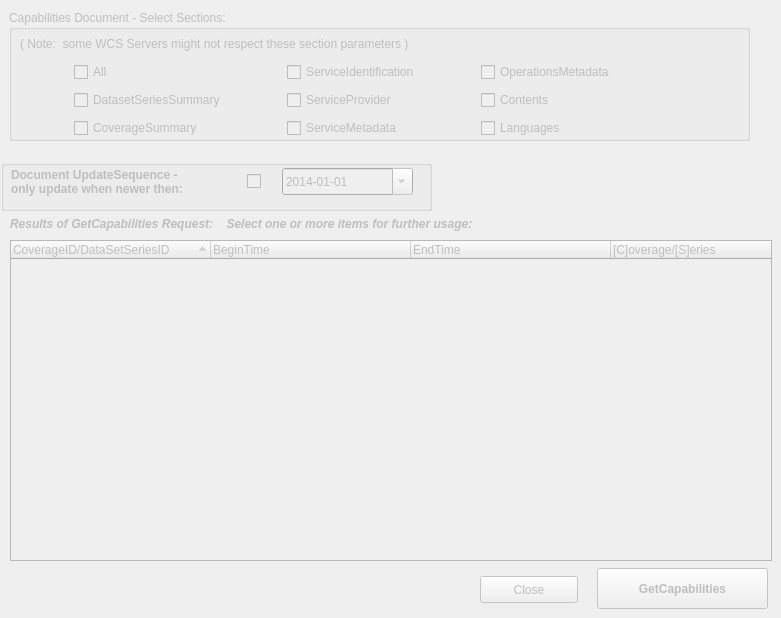
   <widget class="QWidget" name="tab_GCa">
    <property name="enabled">
     <bool>false</bool>
    </property>
    <property name="mouseTracking">
     <bool>false</bool>
    </property>
    <property name="focusPolicy">
     <enum>Qt::NoFocus</enum>
    </property>
    <attribute name="title">
     <string>GetCapabilities</string>
    </attribute>
    <widget class="QGroupBox" name="GroupBox_4">
     <property name="geometry">
      <rect>
       <x>9</x>
       <y>10</y>
       <width>741</width>
       <height>131</height>
      </rect>
     </property>
     <property name="title">
      <string>Capabilities Document - Select Sections:</string>
     </property>
     <widget class="QWidget" name="gridLayoutWidget_3">
      <property name="geometry">
       <rect>
        <x>10</x>
        <y>50</y>
        <width>651</width>
        <height>81</height>
       </rect>
      </property>
      <layout class="QGridLayout" name="gridLayout_5">
       <item row="1" column="0">
        <widget class="QCheckBox" name="checkBox_GCaDaSerSum">
         <property name="sizePolicy">
          <sizepolicy hsizetype="Maximum" vsizetype="Fixed">
           <horstretch>0</horstretch>
           <verstretch>0</verstretch>
          </sizepolicy>
         </property>
         <property name="text">
          <string>DatasetSeriesSummary</string>
         </property>
        </widget>
       </item>
       <item row="2" column="0">
        <widget class="QCheckBox" name="checkBox_GCaCovSum">
         <property name="sizePolicy">
          <sizepolicy hsizetype="Maximum" vsizetype="Fixed">
           <horstretch>0</horstretch>
           <verstretch>0</verstretch>
          </sizepolicy>
         </property>
         <property name="text">
          <string>CoverageSummary</string>
         </property>
        </widget>
       </item>
       <item row="1" column="1">
        <widget class="QCheckBox" name="checkBox_GCaServProv">
         <property name="sizePolicy">
          <sizepolicy hsizetype="Maximum" vsizetype="Fixed">
           <horstretch>0</horstretch>
           <verstretch>0</verstretch>
          </sizepolicy>
         </property>
         <property name="text">
          <string>ServiceProvider</string>
         </property>
        </widget>
       </item>
       <item row="0" column="0">
        <widget class="QCheckBox" name="checkBox_GCaAll">
         <property name="text">
          <string>All</string>
         </property>
        </widget>
       </item>
       <item row="0" column="1">
        <widget class="QCheckBox" name="checkBox_GCaServId">
         <property name="sizePolicy">
          <sizepolicy hsizetype="Maximum" vsizetype="Fixed">
           <horstretch>0</horstretch>
           <verstretch>0</verstretch>
          </sizepolicy>
         </property>
         <property name="text">
          <string>ServiceIdentification</string>
         </property>
        </widget>
       </item>
       <item row="2" column="2">
        <widget class="QCheckBox" name="checkBox_GCaLang">
         <property name="sizePolicy">
          <sizepolicy hsizetype="Maximum" vsizetype="Fixed">
           <horstretch>0</horstretch>
           <verstretch>0</verstretch>
          </sizepolicy>
         </property>
         <property name="text">
          <string>Languages</string>
         </property>
        </widget>
       </item>
       <item row="1" column="2">
        <widget class="QCheckBox" name="checkBox_GCaCont">
         <property name="sizePolicy">
          <sizepolicy hsizetype="Maximum" vsizetype="Fixed">
           <horstretch>0</horstretch>
           <verstretch>0</verstretch>
          </sizepolicy>
         </property>
         <property name="text">
          <string>Contents</string>
         </property>
        </widget>
       </item>
       <item row="0" column="2">
        <widget class="QCheckBox" name="checkBox_GCaOpMeta">
         <property name="sizePolicy">
          <sizepolicy hsizetype="Maximum" vsizetype="Fixed">
           <horstretch>0</horstretch>
           <verstretch>0</verstretch>
          </sizepolicy>
         </property>
         <property name="text">
          <string>OperationsMetadata</string>
         </property>
        </widget>
       </item>
       <item row="2" column="1">
        <widget class="QCheckBox" name="checkBox_GCaServMeta">
         <property name="sizePolicy">
          <sizepolicy hsizetype="Maximum" vsizetype="Fixed">
           <horstretch>0</horstretch>
           <verstretch>0</verstretch>
          </sizepolicy>
         </property>
         <property name="text">
          <string>ServiceMetadata</string>
         </property>
        </widget>
       </item>
      </layout>
     </widget>
     <widget class="QLabel" name="label">
      <property name="geometry">
       <rect>
        <x>11</x>
        <y>25</y>
        <width>651</width>
        <height>17</height>
       </rect>
      </property>
      <property name="text">
       <string>( Note:  some WCS Servers might not respect these section parameters )</string>
      </property>
     </widget>
    </widget>
    <widget class="QGroupBox" name="GroupBox_5">
     <property name="geometry">
      <rect>
       <x>1</x>
       <y>160</y>
       <width>431</width>
       <height>51</height>
      </rect>
     </property>
     <property name="title">
      <string/>
     </property>
     <widget class="QLabel" name="label_GCaInfo1">
      <property name="geometry">
       <rect>
        <x>10</x>
        <y>6</y>
        <width>241</width>
        <height>31</height>
       </rect>
      </property>
      <property name="font">
       <font>
        <weight>75</weight>
        <bold>true</bold>
       </font>
      </property>
      <property name="text">
       <string>Document UpdateSequence - 
only update when newer then:</string>
      </property>
     </widget>
     <widget class="QCheckBox" name="checkBox_GCa_ActiveDate">
      <property name="enabled">
       <bool>false</bool>
      </property>
      <property name="geometry">
       <rect>
        <x>246</x>
        <y>10</y>
        <width>31</width>
        <height>22</height>
       </rect>
      </property>
      <property name="text">
       <string/>
      </property>
     </widget>
    </widget>
    <widget class="QPushButton" name="pushButton_GCa">
     <property name="geometry">
      <rect>
       <x>597</x>
       <y>568</y>
       <width>171</width>
       <height>41</height>
      </rect>
     </property>
     <property name="font">
      <font>
       <weight>75</weight>
       <bold>true</bold>
      </font>
     </property>
     <property name="text">
      <string>GetCapabilities</string>
     </property>
    </widget>
    <widget class="QPushButton" name="btnClose_GCa">
     <property name="geometry">
      <rect>
       <x>480</x>
       <y>576</y>
       <width>98</width>
       <height>27</height>
      </rect>
     </property>
     <property name="text">
      <string>Close</string>
     </property>
    </widget>
    <widget class="QTreeWidget" name="treeWidget_GCa">
     <property name="geometry">
      <rect>
       <x>10</x>
       <y>240</y>
       <width>762</width>
       <height>321</height>
      </rect>
     </property>
     <property name="editTriggers">
      <set>QAbstractItemView::DoubleClicked</set>
     </property>
     <property name="alternatingRowColors">
      <bool>true</bool>
     </property>
     <property name="selectionMode">
      <enum>QAbstractItemView::MultiSelection</enum>
     </property>
     <property name="selectionBehavior">
      <enum>QAbstractItemView::SelectRows</enum>
     </property>
     <property name="autoExpandDelay">
      <number>-1</number>
     </property>
     <property name="sortingEnabled">
      <bool>true</bool>
     </property>
     <property name="columnCount">
      <number>4</number>
     </property>
     <attribute name="headerDefaultSectionSize">
      <number>200</number>
     </attribute>
     <attribute name="headerStretchLastSection">
      <bool>true</bool>
     </attribute>
     <column>
      <property name="text">
       <string>CoverageID/DataSetSeriesID</string>
      </property>
     </column>
     <column>
      <property name="text">
       <string>BeginTime</string>
      </property>
     </column>
     <column>
      <property name="text">
       <string>EndTime</string>
      </property>
     </column>
     <column>
      <property name="text">
       <string>[C]overage/[S]eries</string>
      </property>
     </column>
    </widget>
    <widget class="QDateEdit" name="dateEdit_GCaDocUpdate">
     <property name="enabled">
      <bool>false</bool>
     </property>
     <property name="geometry">
      <rect>
       <x>282</x>
       <y>168</y>
       <width>131</width>
       <height>27</height>
      </rect>
     </property>
     <property name="specialValueText">
      <string>1970-01-01</string>
     </property>
     <property name="date">
      <date>
       <year>2014</year>
       <month>1</month>
       <day>1</day>
      </date>
     </property>
     <property name="minimumDateTime">
      <datetime>
       <hour>0</hour>
       <minute>0</minute>
       <second>0</second>
       <year>1900</year>
       <month>1</month>
       <day>1</day>
      </datetime>
     </property>
     <property name="maximumTime">
      <time>
       <hour>23</hour>
       <minute>59</minute>
       <second>59</second>
      </time>
     </property>
     <property name="currentSection">
      <enum>QDateTimeEdit::YearSection</enum>
     </property>
     <property name="displayFormat">
      <string>yyyy-MM-dd</string>
     </property>
     <property name="calendarPopup">
      <bool>true</bool>
     </property>
    </widget>
    <widget class="QLabel" name="label_3">
     <property name="geometry">
      <rect>
       <x>10</x>
       <y>215</y>
       <width>591</width>
       <height>17</height>
      </rect>
     </property>
     <property name="font">
      <font>
       <weight>75</weight>
       <italic>true</italic>
       <bold>true</bold>
      </font>
     </property>
     <property name="text">
      <string>Results of GetCapabilities Request:    Select one or more items for further usage:</string>
     </property>
    </widget>
   </widget>
